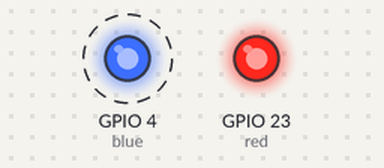
Recording of a sketch running on a simulated ESP32. On the bench: output pins drawn as LEDs (lit = HIGH). Dashed ring = blinking. What the sketch prints to the serial monitor is not drawn.

Above: at 1.2 s.
At 5.2 s:
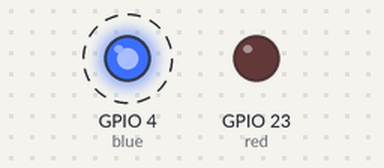
Timing chart, 0 to 7.9 s (numbered marks = the images above):
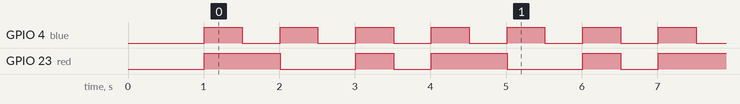

The sketch:

Task_Scheduler_example.ino
```cpp
#if CONFIG_FREERTOS_UNICORE
static const BaseType_t app_cpu = 0;
#else
static const BaseType_t app_cpu = 1;
#endif

const char msg[] = "Hello, this is a human, belongs to species HOMO sapiens from earth";

// Task handles
static TaskHandle_t task_1 = NULL;
static TaskHandle_t task_2 = NULL;

#define blue 4
#define red 23

/*Tasks*/

void startTask1(void *parameter) {
  int msg_len = strlen(msg);

  while (1) {
    Serial.println();
    for (int i = 0; i < msg_len; i++) {
      Serial.print(msg[i]);
    }
    Serial.println();
    vTaskDelay(1000 / portTICK_PERIOD_MS);  // 1sec
  }
}

void startTask2(void *parameter) {
  while (1) {
    Serial.print("*");
    vTaskDelay(100 / portTICK_PERIOD_MS);  // 100ms
  }
}

void toggleBlueLed(void *parameter) {
  while (1) {
    digitalWrite(blue, HIGH);
    vTaskDelay(500 / portTICK_PERIOD_MS);
    digitalWrite(blue, LOW);
    vTaskDelay(500 / portTICK_PERIOD_MS);
  }
}

void toggleRedLed(void *parameter) {
  while (1) {
    digitalWrite(red, HIGH);
    vTaskDelay(1000 / portTICK_PERIOD_MS);
    digitalWrite(red, LOW);
    vTaskDelay(1000 / portTICK_PERIOD_MS);
    digitalWrite(red, HIGH);
    vTaskDelay(500 / portTICK_PERIOD_MS);
    digitalWrite(red, LOW);
    vTaskDelay(500 / portTICK_PERIOD_MS);
  }
}


void setup() {
  Serial.begin(115200);
  pinMode(blue, OUTPUT);
  pinMode(red, OUTPUT);

  // Small delay for serial data
  vTaskDelay(1000 / portTICK_PERIOD_MS);  // 1sec

  // Print self priority
  Serial.println("----FreeRTOS Demo----");
  Serial.print("Setup and loop task is running on core ");
  Serial.print(xPortGetCoreID());
  Serial.print(" with priority");
  Serial.println(uxTaskPriorityGet(NULL));

  // Task to run forever
  xTaskCreatePinnedToCore(startTask1,
                          "Task 1",
                          1024,
                          NULL,
                          1,
                          &task_1,
                          app_cpu);

  // Task to run once with Higher priority
  xTaskCreatePinnedToCore(startTask2,
                          "Task 2",
                          1024,
                          NULL,
                          2,
                          &task_2,
                          app_cpu);

  BaseType_t blueTask = xTaskCreatePinnedToCore(  // xTaskCreate() in vanilla FreeRTOS
    toggleBlueLed,                                // Function to be called
    "Toggle Blue Led",                            // Name of Task
    1024,                                         // Stack Size(bytes in ESP32, words in FreeRTOS)
    NULL,                                         // Parameter to pass to function
    1,                                            // Task priority (0 to configMAX_PRIORITIES - 1)
    NULL,                                         // Task handle
    app_cpu);                                     // Run on one for demo purpose (ESP32 only)


  BaseType_t redTask = xTaskCreatePinnedToCore(  // xTaskCreate() in vanilla FreeRTOS
    toggleRedLed,                                // Function to be called
    "Toggle Red Led",                            // Name of Task
    1024,                                        // Stack Size(bytes in ESP32, words in FreeRTOS)
    NULL,                                        // Parameter to pass to function
    1,                                           // Task priority (0 to configMAX_PRIORITIES - 1)
    NULL,                                        // Task handle
    app_cpu);                                    // Run on one for demo purpose (ESP32 only)

  // Check if task creation was successful
  if (blueTask != pdPASS || redTask != pdPASS)  // In FreeRTOS, pdPASS is a macro that indicates the success of certain API function calls.
  {
    Serial.println("LED Task creation failed!");
  }else
  {
    Serial.println("LED Task creation Successfull");
  }
}

void loop() {
  // Suspend Higher priority task for some intervals
  for (int i = 0; i < 3; i++) {
    vTaskSuspend(task_2);
    vTaskDelay(2000 / portTICK_PERIOD_MS);  // 2sec
    vTaskResume(task_2);
    vTaskDelay(2000 / portTICK_PERIOD_MS);  // 2sec
  }

  // Delete the lower priority task
  if (task_1 != NULL) {
    vTaskDelete(task_1);
    task_1 = NULL;
  }
}
```

Measured:
- by itself, GPIO 4 (blue): alternates HIGH for 0.50 s and LOW for 0.50 s
- by itself, GPIO 23 (red): repeats every 3.0 s: LOW 1.0 s, HIGH 0.50 s, LOW 0.50 s, HIGH 1.0 s
